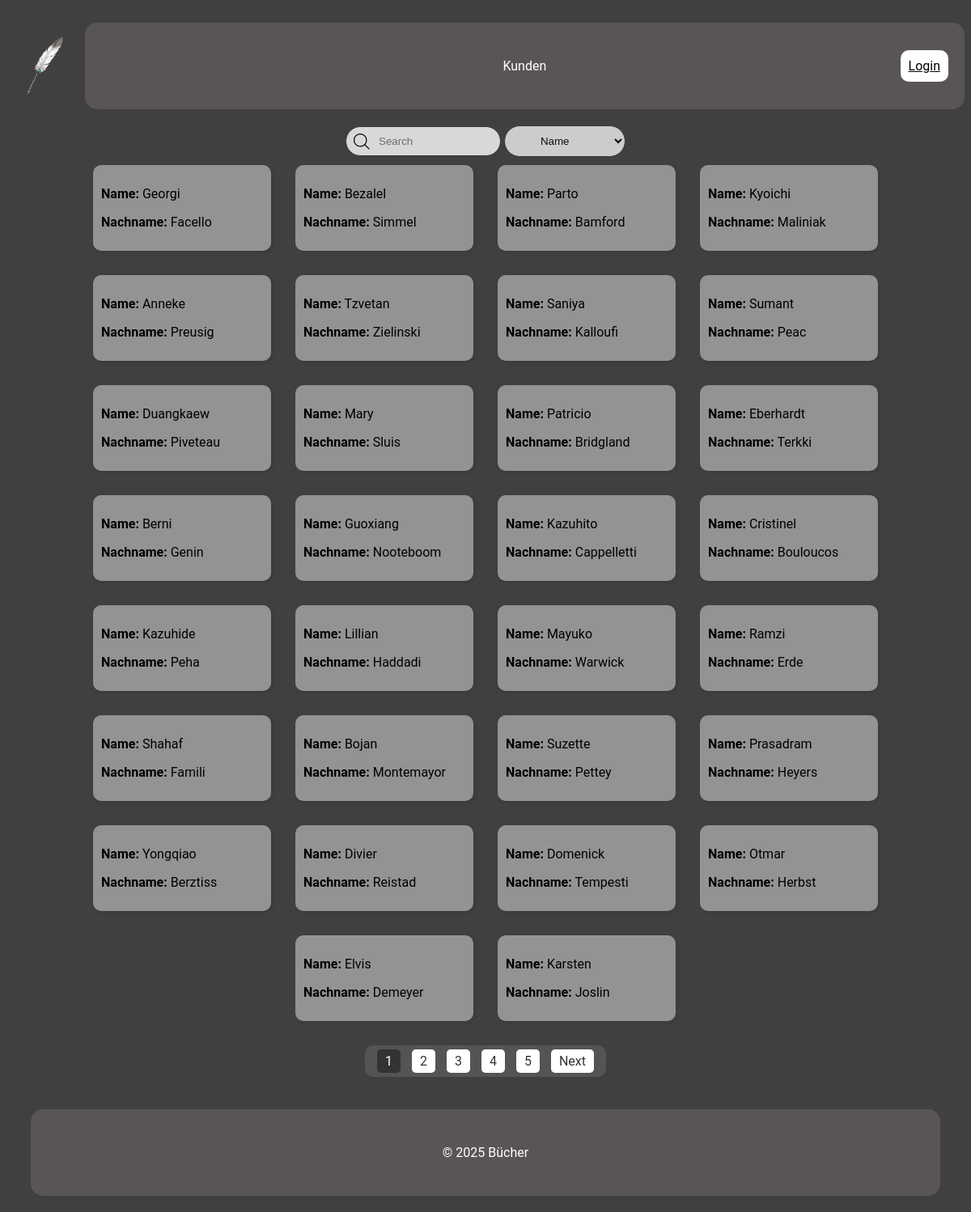
Screenshot of /kunden.php with the database file from the repository.
### tables this page shows
CREATE TABLE `kunden` (
  `kid` int(11) NOT NULL,
  `geburtstag` date NOT NULL,
  `vorname` varchar(50) NOT NULL,
  `name` varchar(50) NOT NULL,
  `geschlecht` enum('M','F') NOT NULL,
  `kunde_seit` date NOT NULL,
  `email` varchar(150) NOT NULL,
  `kontaktpermail` tinyint(4) NOT NULL
);

### kunden.php (the view, shortened to what this page needs)
<?php
$servername = "localhost";
$username = "root";
$password = "";
$dbname = "books";
$conn = new mysqli($servername, $username, $password, $dbname);
$searchTerm = isset($_GET['search']) ? $_GET['search'] : '';
$searchCriteria = isset($_GET['criteria']) ? $_GET['criteria'] : 'name';
$page = isset($_GET['page']) ? (int)$_GET['page'] : 1;
$limit = 30;
$offset = ($page - 1) * $limit;
$totalSql = "SELECT COUNT(*) as total FROM books.kunden WHERE $searchCriteria LIKE '%$searchTerm%'";
$totalResult = $conn->query($totalSql);
$totalRow = $totalResult->fetch_assoc();
$totalKunden = $totalRow['total'];
$totalPages = ceil($totalKunden / $limit);
$range = 5;
$start = max(1, $page - floor($range / 2));
$end = min($totalPages, $start + $range - 1);
$start = max(1, $end - $range + 1);
?>
<!DOCTYPE html>
<html lang="en">
<head>
    <link rel="stylesheet" href="/src/styles.css">
</head>
<body>
<div class="header-container">
    <img src="bilder/Quill_of_Alzuhod.png" class="logo" alt="">
    <header>
        <p>Kunden</p>
        <?php if (isset($_SESSION['admin'])): ?>
            <a href="admin_dashboard.php" class="login-box login-link">Welcome, <?php echo htmlspecialchars($_SESSION['admin']); ?></a>
        <?php else: ?>
            <a class="login-box login-link" href="login.php">Login</a>
        <?php endif; ?>
    </header>
</div>
<div class="container">
    <div class="container-input">
        <form method="get" action="kunden.php">
            <label>
                <input type="text" placeholder="Search" name="search" class="input" value="<?php echo htmlspecialchars($searchTerm); ?>">
                <select name="criteria" class="input">
                    <option value="name" <?php if ($searchCriteria == 'name') echo 'selected'; ?>>Name</option>
                </select>
            </label>
        </form>
    </div>
</div>
<div class="container" id="kunden-list">
    <?php
    $result = $conn->query("SELECT * FROM books.kunden WHERE $searchCriteria LIKE '%$searchTerm%' LIMIT $limit OFFSET $offset");
    if ($result->num_rows > 0) {
        while($row = $result->fetch_assoc()) {
            echo "<div class='box' data-id='" . $row["kid"] . "'>";
            echo "<p><strong>Name:</strong> " . htmlspecialchars($row["vorname"]) . "</p>";
            echo "<p><strong>Nachname:</strong> " . htmlspecialchars($row["name"]) . "</p>";
            echo "</div>";
        }
    } else {
        echo "0 results";
    }
    ?>
</div>
<div class="container">
    <div class="pagination-box">
        <?php for ($i = $start; $i <= $end; $i++): ?>
            <a href="?search=<?php echo urlencode($searchTerm); ?>&criteria=<?php echo urlencode($searchCriteria); ?>&page=<?php echo $i; ?>"<?php if ($i == $page) echo ' class="active"'; ?>><?php echo $i; ?></a>
        <?php endfor; ?>
        <?php if ($page < $totalPages): ?>
            <a href="?search=<?php echo urlencode($searchTerm); ?>&criteria=<?php echo urlencode($searchCriteria); ?>&page=<?php echo $page + 1; ?>">Next</a>
        <?php endif; ?>
    </div>
</div>
<footer>
    <p>&copy; 2025 Bücher</p>
</footer>
</body>
</html>

### src/styles.css (style rules this page uses)
.container { display: flex; flex-wrap: wrap; gap: 10px; justify-content: center; }
.box { padding: 10px; margin: 10px; width: 200px; box-shadow: 2px 2px 5px rgba(0, 0, 0, 0.1); background-color: rgba(231, 229, 229, 0.5); border-radius: 10px; }
header { display: flex; align-items: center; width: 95%; height: 75px; margin: 20px auto; background-color: rgba(117, 110, 110, 0.47); color: white; padding: 1em 0; border-radius: 15px; position: relative; justify-content: space-between; }
footer { display: flex; align-items: center; width: 95%; height: 75px; margin: 20px auto; background-color: rgba(117, 110, 110, 0.47); color: white; padding: 1em 0; border-radius: 15px; position: relative; justify-content: space-between; }
footer p { margin: 0; padding: 10px; text-align: center; flex-grow: 1; position: sticky; }
.header-container { display: flex; align-items: center; justify-content: flex-start; }
.logo { margin-right: 0; width: 100px; height: 75px; object-fit: contain; }
header p { margin: 0; padding: 10px; text-align: center; flex-grow: 1; }
.login-link { color: white; right: 20px; }
body { background: #404040; font-family: 'Roboto', sans-serif; }
.container-input { position: relative; }
.input { width: 150px; padding: 10px 0 10px 40px; border-radius: 9999px; border: solid 1px #333; transition: all .2s ease-in-out; outline: none; opacity: 0.8; align-content: center; }
.container-input svg { position: absolute; top: 50%; left: 10px; transform: translate(0, -50%); }
.login-box { padding: 10px; text-align: center; margin: 20px 0; background-color: rgb(255, 255, 255); border-radius: 10px; color: black; position: absolute; }
.pagination-box { padding: 10px; margin: 20px 0; border-radius: 10px; background-color: rgba(255, 255, 255, 0.1); text-align: center; }
.pagination-box a { margin: 0 5px; padding: 5px 10px; text-decoration: none; color: #333; background-color: #fff; border-radius: 5px; transition: background-color 0.3s; }
.pagination-box a.active { background-color: #333; color: #fff; }

### rows the page displays
kunden: vorname "Georgi", name "Facello"
kunden: vorname "Bezalel", name "Simmel"
kunden: vorname "Parto", name "Bamford"
kunden: vorname "Kyoichi", name "Maliniak"
kunden: vorname "Anneke", name "Preusig"
kunden: vorname "Tzvetan", name "Zielinski"
kunden: vorname "Saniya", name "Kalloufi"
kunden: vorname "Sumant", name "Peac"
kunden: vorname "Duangkaew", name "Piveteau"
kunden: vorname "Mary", name "Sluis"
kunden: vorname "Patricio", name "Bridgland"
kunden: vorname "Eberhardt", name "Terkki"
kunden: vorname "Berni", name "Genin"
kunden: vorname "Guoxiang", name "Nooteboom"
kunden: vorname "Kazuhito", name "Cappelletti"
kunden: vorname "Cristinel", name "Bouloucos"
kunden: vorname "Kazuhide", name "Peha"
kunden: vorname "Lillian", name "Haddadi"
kunden: vorname "Mayuko", name "Warwick"
kunden: vorname "Ramzi", name "Erde"
kunden: vorname "Shahaf", name "Famili"
kunden: vorname "Bojan", name "Montemayor"
kunden: vorname "Suzette", name "Pettey"
kunden: vorname "Prasadram", name "Heyers"
kunden: vorname "Yongqiao", name "Berztiss"
kunden: vorname "Divier", name "Reistad"
kunden: vorname "Domenick", name "Tempesti"
kunden: vorname "Otmar", name "Herbst"
kunden: vorname "Elvis", name "Demeyer"
kunden: vorname "Karsten", name "Joslin"
